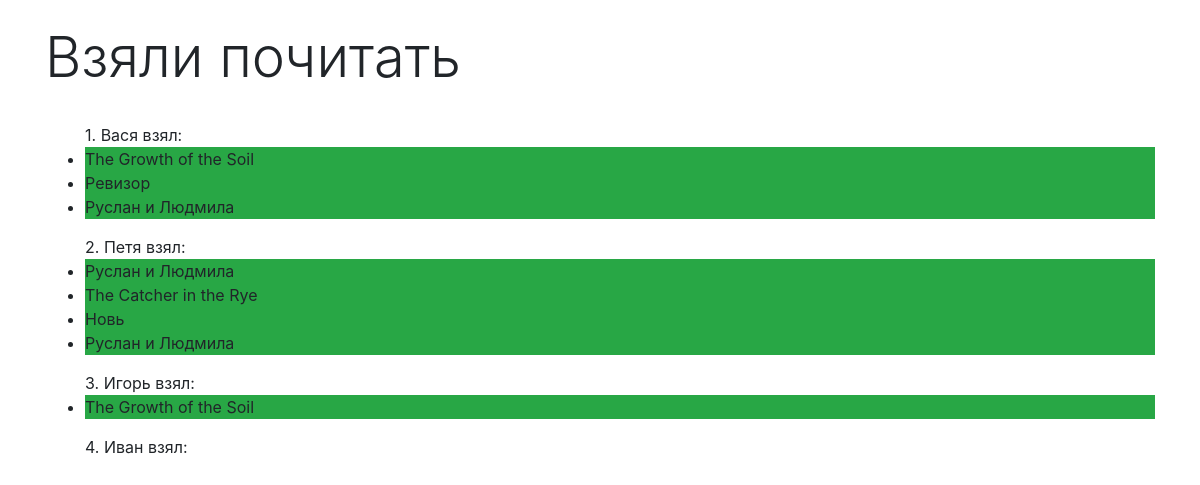
Screenshot of /book_rent_list/ with the database file from the repository.
### p_library/models.py (models this page shows, shortened)
class Friend(models.Model):
    full_name = models.TextField()
    def __str__(self):
        return f"{self.full_name}"

class BookRent(models.Model):
    book = models.ForeignKey(Book, on_delete=models.CASCADE)
    friend = models.ForeignKey(Friend, on_delete=models.CASCADE)

class Book(models.Model):
    ISBN = models.CharField(max_length=13)
    title = models.TextField()
    description = models.TextField()
    year_release = models.SmallIntegerField(default=0)
    author = models.ForeignKey(Author, on_delete=models.CASCADE)
    edition = models.ForeignKey(Edition, null=True, on_delete=models.CASCADE)
    copy_count = models.IntegerField(default=1)
    price = models.FloatField(default=0)
    logo = models.ImageField(upload_to='img/books_logo', blank=True)
    def __str__(self):
        return self.title

### p_library/views.py (the view)
# urls.py: path('book_rent_list/', views.book_rent_list, name='book_rent_list'),
def book_rent_list(request):
    template = loader.get_template('book_rent_list.html')
    biblio_data = {
        'friends': Friend.objects.all(),
    }
    return HttpResponse(template.render(biblio_data, request))

### p_library/templates/book_rent_list.html (shortened to what this page needs)
<!DOCTYPE html>
<html lang="en">
<head>
    <link rel="stylesheet" href="https://stackpath.bootstrapcdn.com/bootstrap/4.3.1/css/bootstrap.min.css"
>
</head>
<body>
    <div class="container">
        <h1 class="display-4 py-4">Взяли почитать</h1>
        {% for friend in friends %}
        <ul>
            {{ forloop.counter }}. {{ friend }} взял:
            {% for rent in friend.bookrent_set.all %}
            <li class="bg-success">{{ rent.book }}</li>
            {% endfor %}
        </ul>
        {% endfor %}
    </div>
</body>
</html>

### rows the page displays
Friend: full_name "Вася"
BookRent: book "The Growth of the Soil"
BookRent: book "Ревизор"
BookRent: book "Руслан и Людмила"
Friend: full_name "Петя"
BookRent: book "Руслан и Людмила"
BookRent: book "The Catcher in the Rye"
BookRent: book "Новь"
BookRent: book "Руслан и Людмила"
Friend: full_name "Игорь"
BookRent: book "The Growth of the Soil"
Friend: full_name "Иван"
